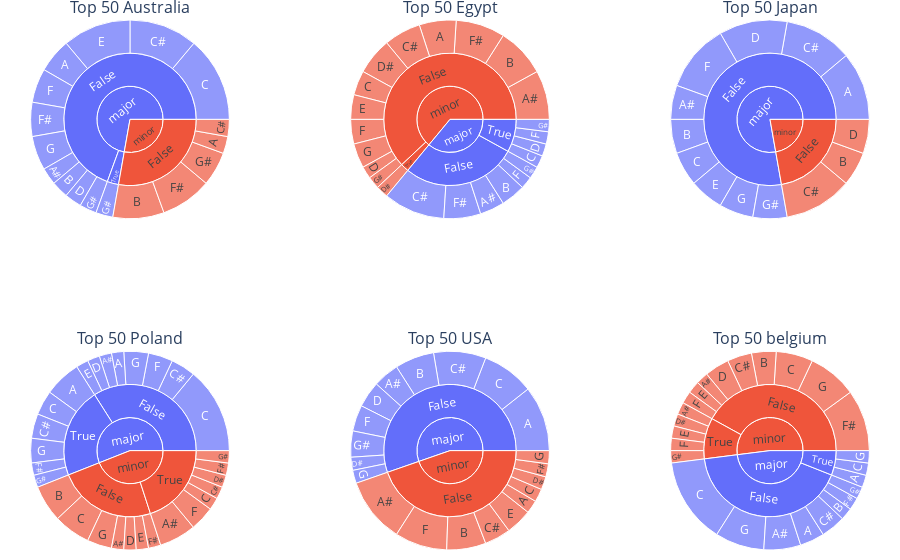

The code cell stored with this chart in its notebook:
### Code cell
import math
from plotly.subplots import make_subplots
fig = go.Figure()

def sunchart(df, num_of_cols = 3):
    df = df[["query", "mode", "explicit", "key", "count"]]
    queries = df["query"].unique()
    num_of_plots = len(queries)
    num_of_rows = math.ceil(num_of_plots/num_of_cols)

    fig = make_subplots(rows=  num_of_rows , cols = num_of_cols, 
    specs = [[{"type": "sunburst"} for i in range(num_of_cols)] for j in range(num_of_rows)],
    subplot_titles=(queries))

    curr_row = 1
    curr_col = 1
    for query in queries:
        df_to_plot = df[df["query"] == query]
        fig.add_trace(px.sunburst(df_to_plot, path=['mode', 'explicit', 'key'], values='count')["data"][0], 
                        row=curr_row, col=curr_col,)
        curr_col+=1
        if curr_col == num_of_cols + 1:
            curr_col = 1
            curr_row += 1
    
    fig.update_layout(
    grid= dict(columns=num_of_cols, rows=num_of_rows),
    margin = dict(t=20, l=0, r=0, b=10)
    )

    return fig

# df1 = df[df["query"] == "Top 50 Australia"]
# df2 = df[df["query"] == "Top 50 Egypt"]

# fig = make_subplots(rows=1, cols=3, specs=[[{"type": "sunburst"}, {"type": "sunburst"}]])


# fig.add_trace(px.sunburst(df1, path=['mode', 'explicit', 'key'], values='count')["data"][0], row=1, col=1)
# fig.add_trace(px.sunburst(df2, path=['mode', 'explicit', 'key'], values='count')["data"][0], row=1, col=2)

# fig.update_layout(
#     grid= dict(columns=2, rows=1),
#     margin = dict(t=0, l=0, r=0, b=0)
# )

sunchart(df)

### Figure 1 — Plotly figure (JSON) as saved in the notebook; plotly's stock layout.template omitted (floating-point values rounded to 4 significant figures)
{"data": [{"branchvalues": "total", "domain": {"x": [0, 0.2889], "y": [0.625, 1]}, "hovertemplate": "labels=%{label}<br>count=%{value}<br>parent=%{parent}<br>id=%{id}<extra></extra>", "ids": ["major/False/A", "minor/False/A", "major/False/A#", "major/False/B", "minor/False/B", "major/False/C", "major/False/C#", "minor/False/C#", "major/False/D", "major/False/E", "major/False/F", "major/False/F#", "minor/False/F#", "major/False/G", "major/False/G#", "minor/False/G#", "major/True/G#", "major/False", "minor/False", "major/True", "major", "minor"], "labels": ["A", "A", "A#", "B", "B", "C", "C#", "C#", "D", "E", "F", "F#", "F#", "G", "G#", "G#", "G#", "False", "False", "True", "major", "minor"], "name": "", "parents": ["major/False", "minor/False", "major/False", "major/False", "minor/False", "major/False", "major/False", "minor/False", "major/False", "major/False", "major/False", "major/False", "minor/False", "major/False", "major/False", "minor/False", "major/True", "major", "minor", "major", "", ""], "type": "sunburst", "values": [2, 1, 1, 1, 3, 5, 4, 1, 1, 4, 2, 2, 3, 2, 1, 2, 1, 25, 10, 1, 26, 10]}, {"branchvalues": "total", "domain": {"x": [0.3556, 0.6444], "y": [0.625, 1]}, "hovertemplate": "labels=%{label}<br>count=%{value}<br>parent=%{parent}<br>id=%{id}<extra></extra>", "ids": ["minor/False/A", "major/False/A#", "minor/False/A#", "major/False/B", "minor/False/B", "minor/False/C", "major/True/C", "major/False/C#", "minor/False/C#", "minor/False/D", "major/True/D", "minor/False/D#", "minor/True/D#", "minor/False/E", "major/False/F", "minor/False/F", "major/True/F", "major/False/F#", "minor/False/F#", "minor/False/G", "major/False/G#", "minor/False/G#", "major/True/G#", "major/False", "minor/False", "major/True", "minor/True", "major", "minor"], "labels": ["A", "A#", "A#", "B", "B", "C", "C", "C#", "C#", "D", "D", "D#", "D#", "E", "F", "F", "F", "F#", "F#", "G", "G#", "G#", "G#", "False", "False", "True", "True", "major", "minor"], "name": "", "parents": ["minor/False", "major/False", "minor/False", "major/False", "minor/False", "minor/False", "major/True", "major/False", "minor/False", "minor/False", "major/True", "minor/False", "minor/True", "minor/False", "major/False", "minor/False", "major/True", "major/False", "minor/False", "minor/False", "major/False", "minor/False", "major/True", "major", "minor", "major", "minor", "", ""], "type": "sunburst", "values": [3, 2, 4, 2, 4, 2, 1, 5, 3, 1, 1, 3, 1, 2, 1, 2, 1, 3, 4, 2, 1, 1, 1, 14, 31, 4, 1, 18, 32]}, {"branchvalues": "total", "domain": {"x": [0.7111, 1], "y": [0.625, 1]}, "hovertemplate": "labels=%{label}<br>count=%{value}<br>parent=%{parent}<br>id=%{id}<extra></extra>", "ids": ["major/False/A", "major/False/A#", "major/False/B", "minor/False/B", "major/False/C", "major/False/C#", "minor/False/C#", "major/False/D", "minor/False/D", "major/False/E", "major/False/F", "major/False/G", "major/False/G#", "major/False", "minor/False", "major", "minor"], "labels": ["A", "A#", "B", "B", "C", "C#", "C#", "D", "D", "E", "F", "G", "G#", "False", "False", "major", "minor"], "name": "", "parents": ["major/False", "major/False", "major/False", "minor/False", "major/False", "major/False", "minor/False", "major/False", "minor/False", "major/False", "major/False", "major/False", "major/False", "major", "minor", "", ""], "type": "sunburst", "values": [2, 1, 1, 1, 1, 2, 2, 2, 1, 1, 2, 1, 1, 14, 4, 14, 4]}, {"branchvalues": "total", "domain": {"x": [0, 0.2889], "y": [0, 0.375]}, "hovertemplate": "labels=%{label}<br>count=%{value}<br>parent=%{parent}<br>id=%{id}<extra></extra>", "ids": ["major/False/A", "major/True/A", "major/False/A#", "minor/False/A#", "minor/True/A#", "minor/False/B", "major/False/C", "minor/False/C", "major/True/C", "minor/True/C", "major/False/C#", "major/True/C#", "minor/True/C#", "major/False/D", "minor/False/D", "minor/True/D#", "major/False/E", "minor/False/E", "major/False/F", "minor/True/F", "minor/False/F#", "major/True/F#", "minor/True/F#", "major/False/G", "minor/False/G", "major/True/G", "major/True/G#", "minor/True/G#", "major/False", "minor/False", "major/True", "minor/True", "major", "minor"], "labels": ["A", "A", "A#", "A#", "A#", "B", "C", "C", "C", "C", "C#", "C#", "C#", "D", "D", "D#", "E", "E", "F", "F", "F#", "F#", "F#", "G", "G", "G", "G#", "G#", "False", "False", "True", "True", "major", "minor"], "name": "", "parents": ["major/False", "major/True", "major/False", "minor/False", "minor/True", "minor/False", "major/False", "minor/False", "major/True", "minor/True", "major/False", "major/True", "minor/True", "major/False", "minor/False", "minor/True", "major/False", "minor/False", "major/False", "minor/True", "minor/False", "major/True", "minor/True", "major/False", "minor/False", "major/True", "major/True", "minor/True", "major", "minor", "major", "minor", "", ""], "type": "sunburst", "values": [1, 3, 1, 1, 3, 3, 7, 3, 2, 1, 2, 2, 1, 1, 1, 1, 1, 1, 2, 2, 1, 1, 1, 2, 2, 2, 1, 1, 17, 12, 11, 10, 28, 22]}, {"branchvalues": "total", "domain": {"x": [0.3556, 0.6444], "y": [0, 0.375]}, "hovertemplate": "labels=%{label}<br>count=%{value}<br>parent=%{parent}<br>id=%{id}<extra></extra>", "ids": ["major/False/A", "minor/False/A", "major/False/A#", "minor/False/A#", "major/False/B", "minor/False/B", "major/False/C", "minor/False/C", "major/False/C#", "minor/False/C#", "major/False/D", "major/False/D#", "minor/False/D#", "minor/False/E", "major/False/F", "minor/False/F", "minor/False/F#", "major/False/G", "minor/False/G", "major/False/G#", "major/False", "minor/False", "major", "minor"], "labels": ["A", "A", "A#", "A#", "B", "B", "C", "C", "C#", "C#", "D", "D#", "D#", "E", "F", "F", "F#", "G", "G", "G#", "False", "False", "major", "minor"], "name": "", "parents": ["major/False", "minor/False", "major/False", "minor/False", "major/False", "minor/False", "major/False", "minor/False", "major/False", "minor/False", "major/False", "major/False", "minor/False", "minor/False", "major/False", "minor/False", "minor/False", "major/False", "minor/False", "major/False", "major", "minor", "", ""], "type": "sunburst", "values": [5, 1, 2, 5, 3, 3, 4, 1, 4, 2, 2, 1, 1, 2, 2, 4, 1, 1, 1, 2, 26, 21, 26, 21]}, {"branchvalues": "total", "domain": {"x": [0.7111, 1], "y": [0, 0.375]}, "hovertemplate": "labels=%{label}<br>count=%{value}<br>parent=%{parent}<br>id=%{id}<extra></extra>", "ids": ["major/False/A", "major/True/A", "major/False/A#", "minor/False/A#", "minor/True/A#", "major/False/B", "minor/False/B", "major/False/C", "minor/False/C", "major/True/C", "major/False/C#", "minor/False/C#", "minor/False/D", "minor/True/D#", "minor/False/E", "minor/True/E", "minor/False/F", "minor/True/F", "major/False/F#", "minor/False/F#", "major/False/G", "minor/False/G", "major/True/G", "major/False/G#", "minor/True/G#", "major/False", "minor/False", "major/True", "minor/True", "major", "minor"], "labels": ["A", "A", "A#", "A#", "A#", "B", "B", "C", "C", "C", "C#", "C#", "D", "D#", "E", "E", "F", "F", "F#", "F#", "G", "G", "G", "G#", "G#", "False", "False", "True", "True", "major", "minor"], "name": "", "parents": ["major/False", "major/True", "major/False", "minor/False", "minor/True", "major/False", "minor/False", "major/False", "minor/False", "major/True", "major/False", "minor/False", "minor/False", "minor/True", "minor/False", "minor/True", "minor/False", "minor/True", "major/False", "minor/False", "major/False", "minor/False", "major/True", "major/False", "minor/True", "major", "minor", "major", "minor", "", ""], "type": "sunburst", "values": [2, 1, 3, 1, 1, 1, 2, 7, 3, 1, 2, 2, 2, 1, 1, 1, 1, 1, 1, 5, 4, 4, 1, 1, 1, 21, 21, 3, 5, 24, 26]}], "layout": {"annotations": [{"font": {"size": 16}, "showarrow": false, "text": "Top 50 Australia", "x": 0.1444, "xanchor": "center", "xref": "paper", "y": 1, "yanchor": "bottom", "yref": "paper"}, {"font": {"size": 16}, "showarrow": false, "text": "Top 50 Egypt", "x": 0.5, "xanchor": "center", "xref": "paper", "y": 1, "yanchor": "bottom", "yref": "paper"}, {"font": {"size": 16}, "showarrow": false, "text": "Top 50 Japan", "x": 0.8556, "xanchor": "center", "xref": "paper", "y": 1, "yanchor": "bottom", "yref": "paper"}, {"font": {"size": 16}, "showarrow": false, "text": "Top 50 Poland", "x": 0.1444, "xanchor": "center", "xref": "paper", "y": 0.375, "yanchor": "bottom", "yref": "paper"}, {"font": {"size": 16}, "showarrow": false, "text": "Top 50 USA", "x": 0.5, "xanchor": "center", "xref": "paper", "y": 0.375, "yanchor": "bottom", "yref": "paper"}, {"font": {"size": 16}, "showarrow": false, "text": "Top 50 belgium", "x": 0.8556, "xanchor": "center", "xref": "paper", "y": 0.375, "yanchor": "bottom", "yref": "paper"}], "grid": {"columns": 3, "rows": 2}, "margin": {"b": 10, "l": 0, "r": 0, "t": 20}}}
